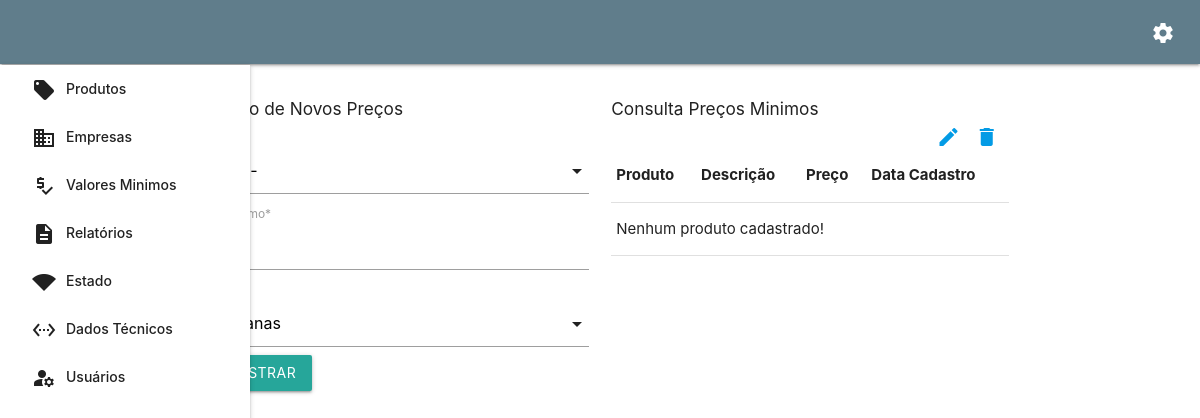
The app's page /dashboard/manage-price, older data.
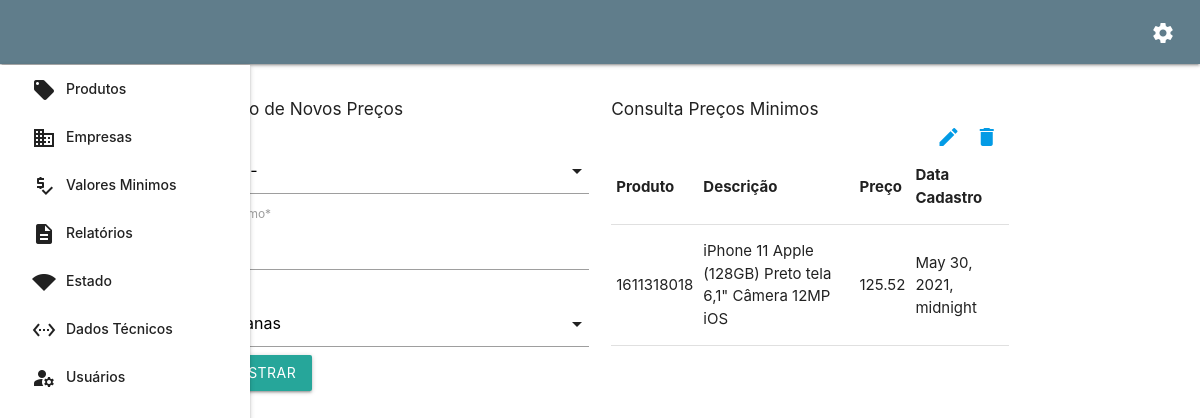
The same page, newer data.
### pages/models.py (models this page shows)
class ProductMinValue(models.Model):
    min_value = models.FloatField(verbose_name="Valor Minimo")
    product = models.ForeignKey(Product, on_delete=models.CASCADE, verbose_name="Produto")
    company = models.ForeignKey(Company, on_delete=models.PROTECT, default='', verbose_name="Empresa")
    date = models.DateTimeField(default=datetime.date.today)

class Product(models.Model):
    code = models.CharField(max_length=300, verbose_name="Código")
    description = models.CharField(max_length=400, verbose_name="Descrição")
    ean = models.IntegerField(default=None)
    url = models.URLField(default="")
    image_url = models.URLField(default="", verbose_name="Url da imagem")
    date = models.DateTimeField(default=datetime.date.today)
    def __str__(self):
        return f'{self.code} - {self.description} - {self.ean}'

### pages/views.py (the view, shortened to what this page needs)
# urls.py: path('dashboard/manage-price', ManageMinPrice.as_view(), name='manage-min-price'),
class ManageMinPrice(CreateView):
    model = ProductMinValue
    fields = ['product', 'min_value', 'company']
    template_name = 'pages/dashboard/manage-min-price.html'
    success_url = reverse_lazy('manage-min-price')
    def get_context_data(self, **kwargs):
        context = super().get_context_data(**kwargs)
        context["prices"] = ProductMinValue.objects.all()
        return context

### pages/models.py (called while the page is built)
    def __str__(self):
        return self.description

### templates/pages/dashboard/manage-min-price.html (shortened to what this page needs)
{% extends 'base/base.html' %}
{% load i18n %}
{% load static %}
{% load materializecss %}
{% load crispy_forms_tags %}
{% block content %}
    <div class="row">
        <div class="col s6">
            <h6>{% trans 'Inclusão de Novos Preços' %}</h6>
            <form action="" method="POST" class="form-group">
                {{ form | crispy }}
                <button type="submit" class="btn btn-success">
                    {% trans 'Cadastrar' %}
                </button>
            </form>
        </div>
        <div class="col s6">
            <h6>{% trans 'Consulta Preços Minimos' %}</h6>
            <table class="responsive-table">
                <div class="fixed right">
                    <a href="#"><span class="material-icons">edit</span></a>
                    <a href="#"><span class="material-icons">delete</span></a>
                </div>
                <thead>
                <tr>
                    <th>{% trans 'Produto' %}</th>
                    <th>{% trans 'Descrição' %}</th>
                    <th>{% trans 'Preço' %}</th>
                    <th>{% trans 'Data Cadastro' %}</th>
                </tr>
                </thead>
                {% for price in prices %}
                    <tbody>
                    <tr>
                        <td>{{ price.product.code }}</td>
                        <td>{{ price.product.description }}</td>
                        <td>{{ price.min_value }}</td>
                        <td>{{ price.date }}</td>
                    </tr>
                    </tbody>
                {% empty %}
                    <tbody>
                    <tr>
                        <td colspan="6">{% trans 'Nenhum produto cadastrado!' %}</td>
                    </tr>
                    </tbody>
                {% endfor %}
            </table>
        </div>
    </div>
{% endblock %}

Row changes from the older to the newer data that the page shows:
added ProductMinValue: product.code "1611318018", product.description "iPhone 11 Apple (128GB) Preto tela 6,1\" Câmera 12MP iOS", min_value "125.52", date "May 30, 2021, midnight"
Text that changed along with them:
text no longer shown: "Nenhum produto cadastrado!"
